Frame 1 (no input): blank canvas, image omitted
Frame 60 (the mouse pressed at the canvas centre just before this capture): blank canvas, image omitted
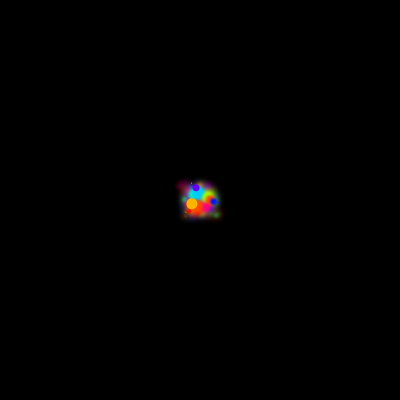
Frame 120 (the mouse held since frame 60 and released just before this capture)

The Processing sketch whose frames 1 and 60 were blank and that drew this single picture after the mouse press (run headless with seeded random() and noise(); from frame 60 on, the mouse is pressed at the canvas centre):

// Processing sketch: Ex_2_controlrandom_1
// ── Ex_2_controlrandom_1.pde
// Coding Art Book
// Yu Zhang + Mathias Funk, 2020

// mouse drawing colorful dots with random fill

void setup() {
  size(400, 400); 
  background(0); 
  noStroke();
  // change color mode from RGB to HSB
  colorMode(HSB);
}

void draw() {
  // blur previous output
  filter(BLUR, 1);
  // mouse is pressed, draw color blobs
  if (mousePressed) {
    // move drawing position to mouse position
    translate(mouseX, mouseY);
    // draw 5 blobs per frame
    for (int i = 0; i < 5; i++) {
      // choose HSB color with random hue
      fill(random(0, 255), 255, 255);
      // generate random position around mouse position
      PVector pos = new PVector(random(-20, 20), random(-20, 20));
      // calculate blob size based distance distance from mouse
      float size = 20 - pos.dist(new PVector());
      // draw blob
      ellipse(pos.x, pos.y, size, size);
    }
  }
}
